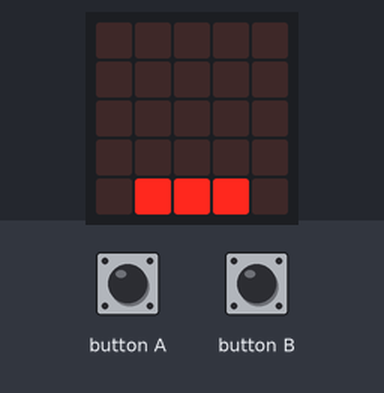
Bench run of a program on a simulated BBC micro:bit (MakeCode). Parts: the board's 5×5 LED display. Inputs (shaded band) come from the test bench. Random numbers come from a fixed seed; the 48×5 strip is a reading aid, not a part: it shows the text the display is scrolling, unrolled, one strip-width of it at a time.

Above: at 0.45 s.
1.3 s: button A pressed for 0.15 s
At 1.66 s:
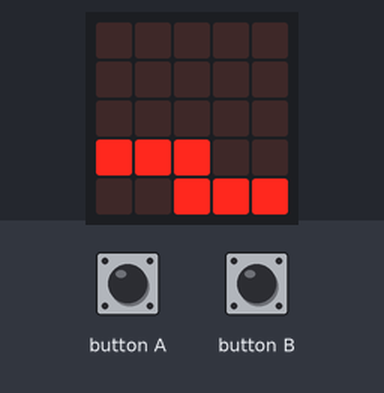
2.0 s: button B pressed for 0.15 s
At 2.27 s:
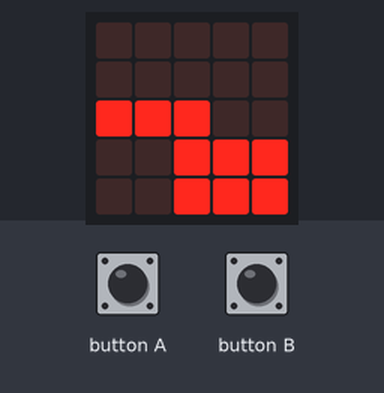
2.7 s: button A pressed for 1 s
At 3.52 s:
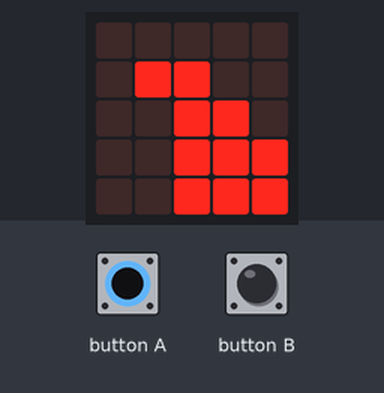
4.3 s: button B pressed for 1 s
At 14.0 s:
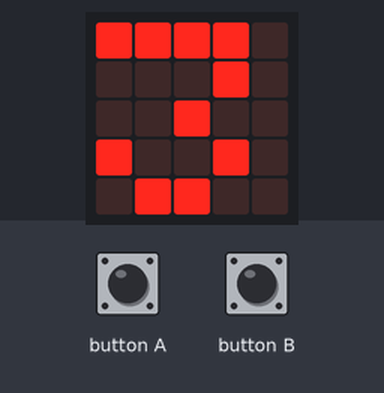

The program:

main.py
```python
grid: List[List[number]] = []
cur_row = 4
cur_x = 0
cur_w = 3
dir_x = 1
score = 0
level = 1
move_timer = 0

def reset_tower():
    global grid, cur_row, cur_x, cur_w, dir_x, move_timer
    grid = [[0, 0, 0, 0, 0],
        [0, 0, 0, 0, 0],
        [0, 0, 0, 0, 0],
        [0, 0, 0, 0, 0],
        [0, 0, 0, 0, 0]]
    cur_row = 4
    cur_x = -2
    cur_w = 3
    dir_x = 1
    move_timer = 0

def reset_game():
    global score, level
    score = 0
    level = 1
    reset_tower()

def draw_game():
    basic.clear_screen()
    for y in range(5):
        for x in range(5):
            if grid[y][x] == 1:
                led.plot(x, y)
    for i in range(cur_w):
        px = cur_x + i
        if px >= 0 and px < 5:
            led.plot(px, cur_row)

def wait_for_restart():
    while not input.button_is_pressed(Button.A) and not input.button_is_pressed(Button.B):
        basic.pause(50)
    while input.button_is_pressed(Button.A) or input.button_is_pressed(Button.B):
        basic.pause(50)

reset_game()
a_prev = False
b_prev = False

while True:
    a_nu = input.button_is_pressed(Button.A)
    b_nu = input.button_is_pressed(Button.B)

    if (a_nu and not a_prev) or (b_nu and not b_prev):
        if cur_row == 4:
            placed = 0
            for i in range(cur_w):
                col = cur_x + i
                if col >= 0 and col < 5:
                    grid[cur_row][col] = 1
                    placed += 1
            score += 1
            cur_w = placed
            cur_row = 3
            cur_x = -(cur_w - 1)
            dir_x = 1
        else:
            overlap = 0
            for i in range(cur_w):
                col = cur_x + i
                if col >= 0 and col < 5:
                    if grid[cur_row + 1][col] == 1:
                        grid[cur_row][col] = 1
                        overlap += 1

            if overlap == 0:
                draw_game()
                basic.pause(300)
                basic.show_string("GAME OVER")
                basic.show_number(score)
                wait_for_restart()
                reset_game()
                a_prev = False
                b_prev = False
                continue

            score += 1
            cur_w = overlap

            if cur_row == 0:
                draw_game()
                basic.pause(350)
                basic.show_string("CLEAR!")
                level += 1
                reset_tower()
            else:
                cur_row -= 1
                if randint(0, 1) == 0:
                    cur_x = -(cur_w - 1)
                    dir_x = 1
                else:
                    cur_x = 4
                    dir_x = -1

    a_prev = a_nu
    b_prev = b_nu

    # Hoog tempo: 80 ms (lvl 1) -> 60 ms (lvl 2) -> 40 ms (lvl 3+)
    speed = 5 - level
    if speed < 2:
        speed = 2

    move_timer += 1
    if move_timer >= speed:
        move_timer = 0
        min_x = -(cur_w - 1)
        max_x = 4
        cur_x += dir_x
        if cur_x <= min_x:
            cur_x = min_x
            dir_x = 1
        elif cur_x >= max_x:
            cur_x = max_x
            dir_x = -1

    draw_game()
    basic.pause(20)
```
